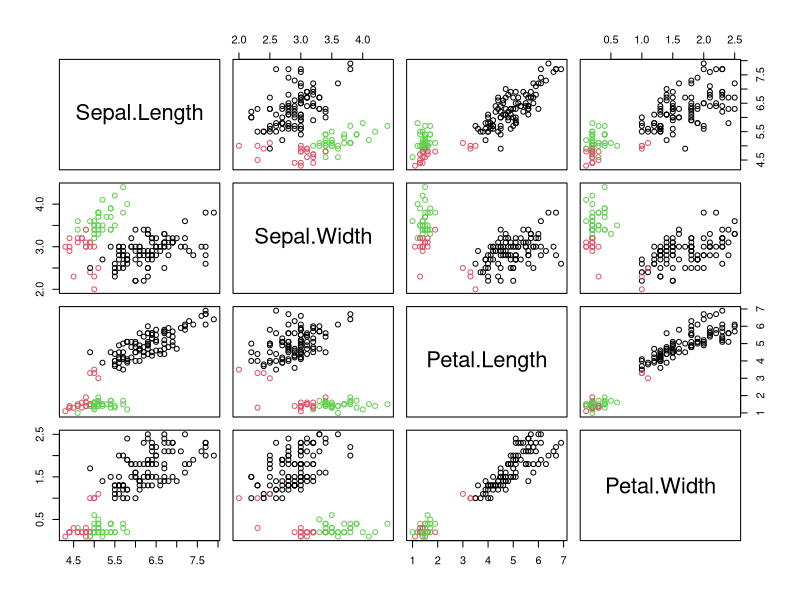

This figure's R source:
library(cluster)
results<-kmeans(iris[,1:4],3)
results
table(iris$Species,results$cluster)
plot(iris[,-5],col=results$cluster)